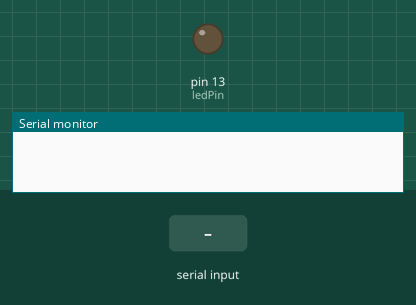
This sketch was run on a simulated Arduino Uno, built with avr-gcc and run on an emulated ATmega328P. Shown: output pins drawn as LEDs (lit = HIGH), the last lines printed to the serial monitor. The test bench sets the inputs (shaded band).

Above: at 1.2 s.
1.3 s: "1" received over the second serial link
At 2.0 s:
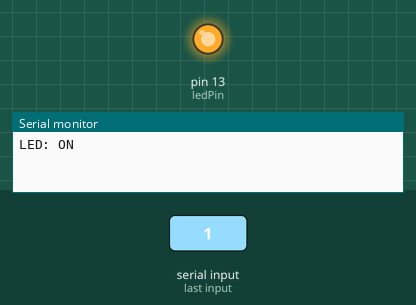
2.8 s: "0" received over the second serial link
At 3.1 s:
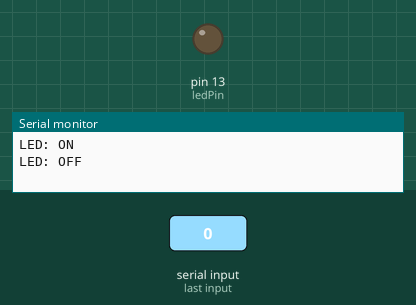
Timing chart, 0 to 5.8 s (numbered marks = the images above; inputs shaded):
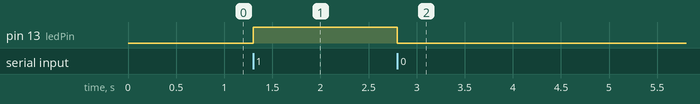

The sketch:

BTcmd.ino.ino
```cpp
#include <SoftwareSerial.h>
SoftwareSerial BTSerial(10, 11);
#define ledPin 13
int state = 0;
void setup() {
   Serial.begin(9600);
 BTSerial.begin(38400);
 pinMode(ledPin, OUTPUT);
 digitalWrite(ledPin, LOW);
 // Default communication rate of the Bluetooth module
}
void loop() {
 if(BTSerial.available() > 0){
 // Checks whether data is comming from the serial port
 state = BTSerial.read(); // Reads the data from the serial port
 }
 if (state == '0') {
 digitalWrite(ledPin, LOW); // Turn LED OFF
 Serial.println("LED: OFF");
 // Send back, to the phone, the String "LED: ON"
 state = 0;
 }
 else if (state == '1') {
 digitalWrite(ledPin, HIGH);
 Serial.println("LED: ON");;
 state = 0;
 }
}


/*
} */
```

Measured:
- after the input at 1.3 s, pin 13 (ledPin): LOW → HIGH at once
- after the input at 2.8 s, pin 13 (ledPin): HIGH → LOW at once
